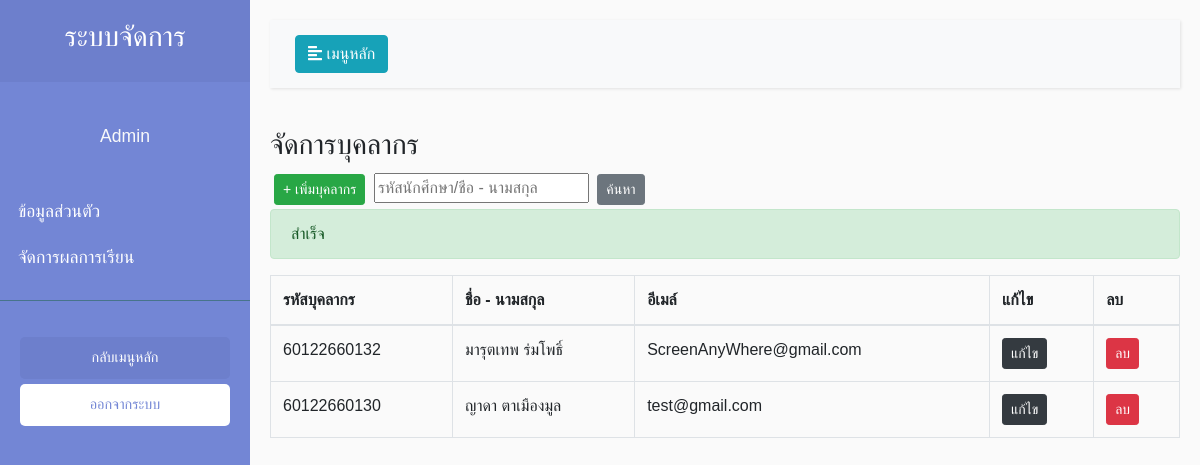
Before: /view/managerPersonnel/ManagerPersonnel.php?susccess=1 with the older database file.
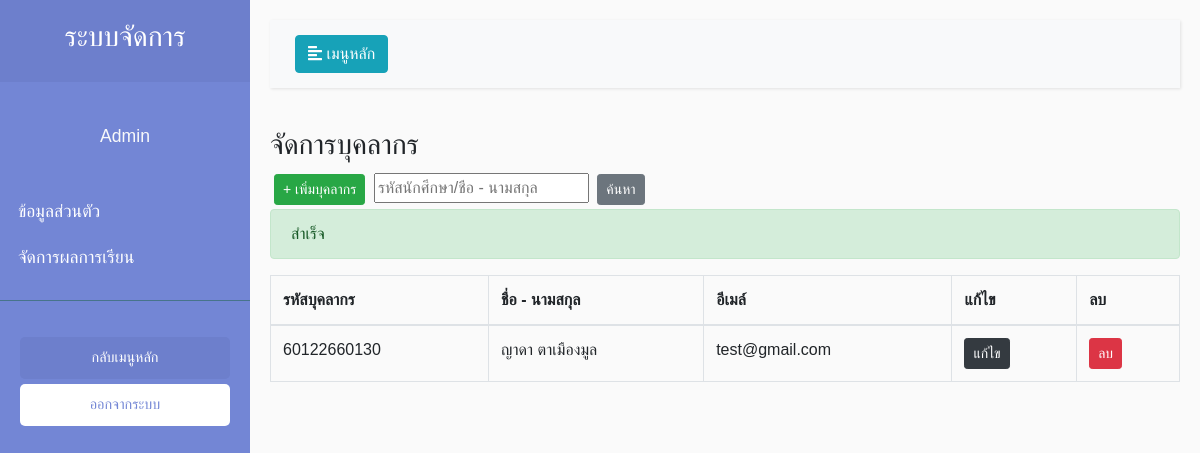
After: the same page with the newer database file.
### tables this page shows
CREATE TABLE `teacher_tb` (
  `tc_id` int(11) NOT NULL,
  `tc_code` varchar(255) NOT NULL,
  `tc_name` varchar(255) NOT NULL,
  `tc_idCard` varchar(255) NOT NULL,
  `tc_email` varchar(255) NOT NULL,
  `tc_date` date NOT NULL
);

### view/managerPersonnel/ManagerPersonnel.php (the view, shortened to what this page needs)
<?php
include_once('../../model/connect.php');error_reporting(0);
if($_SESSION['Type_id'] == 2){
    $sql ="SELECT * FROM `teacher_tb` WHERE `tc_code` = '".$_SESSION['id']."'";
    $query = $conn->query($sql);
    $result = $query -> FETCH_ASSOC();
    $name = $result['tc_name'];
    $code = $result['tc_code'];
    $date = $result['tc_date'];
}
else{
    $name = 'Admin';
}
$sql = "SELECT * FROM teacher_tb";
$query = $conn->query($sql);
?>
<!DOCTYPE html>
<html>
<head>
    <link rel="stylesheet" href="https://stackpath.bootstrapcdn.com/bootstrap/4.1.0/css/bootstrap.min.css"
>
    <link rel="stylesheet" href="../../style/Style.css">
</head>
<body class="setfont">
    <div class="wrapper">
        <nav id="sidebar">
            <div class="sidebar-header">
                <h3 class="text-center">ระบบจัดการ</h3>
            </div>
            <p class="text-center text-light mt-3 setfont"><?php echo $name; ?> </p>
            <ul class="list-unstyled components pl-2">
            <?php if($_SESSION['Type_id'] == 1){ ?>
                <li>
                    <a href="../main/Main.php">ข้อมูลส่วนตัว</a>
                </li>
                <li>
                    <a href="../managerPersonnel/ManagerPersonnel.php">จัดการบุคลากร</a>
                </li>
                <li>
                    <a href="../managerSubject/ManagerSubject.php">จัดการรายวิชา</a>
                </li>
                <li>
                    <a href="../managerStudent/ManagerStudent.php">จัดการนักศึกษา</a>
                </li>
                <li>
                    <a href="../managerProgram/Program.php">จัดการแผนการเรียน</a>
                </li>
                <li>
                    <a href="../register/Register.php">ลงทะเบียน</a>
                </li>
            <?php } else{?>
                <li>
                    <a href="">ข้อมูลส่วนตัว</a>
                </li>
                <li>
                    <a href="../setScore/SubjectList.php">จัดการผลการเรียน</a>
                </li>
            <?php } ?>
            </ul>
            <ul class="list-unstyled CTAs">
                <li>
                    <a href="../../index.php" class="article">กลับเมนูหลัก</a>
                </li>
                <li>
                    <a href="../../control/logout/Logout.php" class="download">ออกจากระบบ</a>
                </li>
            </ul>
        </nav>
        <div id="content">
            <nav class="navbar navbar-expand-lg navbar-light bg-light">
                <div class="container-fluid">
                    <button type="button" id="sidebarCollapse" class="btn btn-info">
                        <i class="fas fa-align-left"></i>
                        <span>เมนูหลัก</span>
                    </button>
                </div>
            </nav>
            <h3>จัดการบุคลากร</h3>
<button class="btn btn-success btn-sm m-1"><a href="./AddPersonal.php"> + เพิ่มบุคลากร</a></button>
<input type="text" placeholder="รหัสนักศึกษา/ชื่อ - นามสกุล">
<button class="btn btn-secondary btn-sm m-1">ค้นหา</button>
                        <?php if($_GET['susccess'] == 1){ ?>
    <div class="alert alert-success" role="alert">
  สำเร็จ
</div>
<?php }else if($_GET['susccess'] == 2) { ?>
    <div class="alert alert-danger" role="alert">
  มีบางอย่างผิดพลาด ลองอีกครั้ง
</div> <?php } ?>
            <table class="table table-bordered mt-3">
                <thead>
                    <tr>
                        <th scope="col">รหัสบุคลากร</th>
                        <th scope="col">ชื่อ - นามสกุล</th>
                        <th scope="col">อีเมล์</th>
                        <th scope="col">แก้ไข</th>
                        <th scope="col">ลบ</th>
                      </tr>
                    </thead>
                    <tbody>
                        <tbody>
                            <tr>
                            <?php while($result = $query->fetch_assoc()){ ?>
                              <td><?php echo $result['tc_code']; ?></td>
                              <td><?php echo $result['tc_name']; ?></td>
                              <td><?php echo $result['tc_email']; ?></td>
                              <td><a class="btn btn-dark btn-sm" href="./EditPersonal.php?tcID=<?php echo $result['tc_id']; ?>">แก้ไข</a></td>
                              <td><a class="btn btn-danger btn-sm" href="JavaScript:if(confirm('คุณแน่ใจแล้วใช่ไหม?') == true){window.location='../../control/personnal/DelPersonal.php?id=<?php echo $result["tc_id"];?>';}">ลบ</a></td>
                            </tr>
                            <?php } ?>
                          </tbody>
                  </table>
        </div>
</body>
</html>

Changed rows visible on the page:
removed teacher_tb: tc_code "60122660132", tc_name "มารุตเทพ ร่มโพธิ์", tc_email "ScreenAnyWhere@gmail.com"
